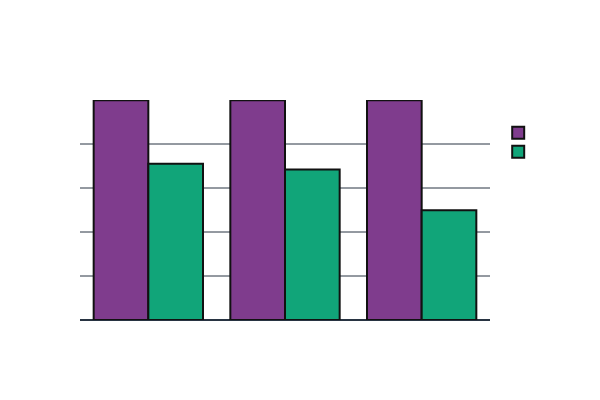

Here is the notebook cell this chart was saved with:
### Code cell
# Graph 
results = pd.DataFrame(
    { 'Model': ['Decision Tree', 'KNN', 'Logistic Regression'],
    'Accuracy': [dt_score * 100, knn_score * 100, log_reg_score * 100], 
    'F1 Score': [dt_f1 * 100, knn_f1 * 100, log_reg_f1 * 100] })


results_melted = results.melt(id_vars='Model', value_vars=['Accuracy', 'F1 Score'], var_name='Metric', value_name='Score')

fig = px.bar( results_melted, x='Model', y='Score', color='Metric', barmode='group', 
      title='Accuracy and F1 Score Comparison of Different Models',
      text='Score', color_discrete_sequence=px.colors.qualitative.Bold )

fig.update_layout( title_font_size=20, xaxis_title='', yaxis_title='Percentage (%)', yaxis_range=[0, 100], template='plotly_dark',
font=dict( family="Arial, sans-serif", size=12, color="white" ), plot_bgcolor='rgba(0,0,0,0)', paper_bgcolor='rgba(0,0,0,0)', 
showlegend=True, legend_title_text='Metric', width=600, height=400 )

fig.update_traces(texttemplate='%{text:.2f}%', textposition='outside', marker_line_width=2)

fig.show()

### Figure 1 — Plotly figure (JSON) as saved in the notebook; plotly's stock layout.template omitted (floating-point values rounded to 4 significant figures)
{"data": [{"alignmentgroup": "True", "hovertemplate": "Metric=Accuracy<br>Model=%{x}<br>Score=%{text}<extra></extra>", "legendgroup": "Accuracy", "marker": {"color": "rgb(127, 60, 141)", "line": {"width": 2}, "pattern": {"shape": ""}}, "name": "Accuracy", "offsetgroup": "Accuracy", "orientation": "v", "showlegend": true, "text": [99.93, 99.93, 99.91], "textposition": "outside", "texttemplate": "%{text:.2f}%", "type": "bar", "x": ["Decision Tree", "KNN", "Logistic Regression"], "xaxis": "x", "y": [99.93, 99.93, 99.91], "yaxis": "y"}, {"alignmentgroup": "True", "hovertemplate": "Metric=F1 Score<br>Model=%{x}<br>Score=%{text}<extra></extra>", "legendgroup": "F1 Score", "marker": {"color": "rgb(17, 165, 121)", "line": {"width": 2}, "pattern": {"shape": ""}}, "name": "F1 Score", "offsetgroup": "F1 Score", "orientation": "v", "showlegend": true, "text": [70.99, 68.4, 49.87], "textposition": "outside", "texttemplate": "%{text:.2f}%", "type": "bar", "x": ["Decision Tree", "KNN", "Logistic Regression"], "xaxis": "x", "y": [70.99, 68.4, 49.87], "yaxis": "y"}], "layout": {"barmode": "group", "font": {"color": "white", "family": "Arial, sans-serif", "size": 12}, "height": 400, "legend": {"title": {"text": "Metric"}, "tracegroupgap": 0}, "paper_bgcolor": "rgba(0,0,0,0)", "plot_bgcolor": "rgba(0,0,0,0)", "showlegend": true, "title": {"font": {"size": 20}, "text": "Accuracy and F1 Score Comparison of Different Models"}, "width": 600, "xaxis": {"anchor": "y", "domain": [0, 1], "title": {"text": ""}}, "yaxis": {"anchor": "x", "domain": [0, 1], "range": [0, 100], "title": {"text": "Percentage (%)"}}}}
